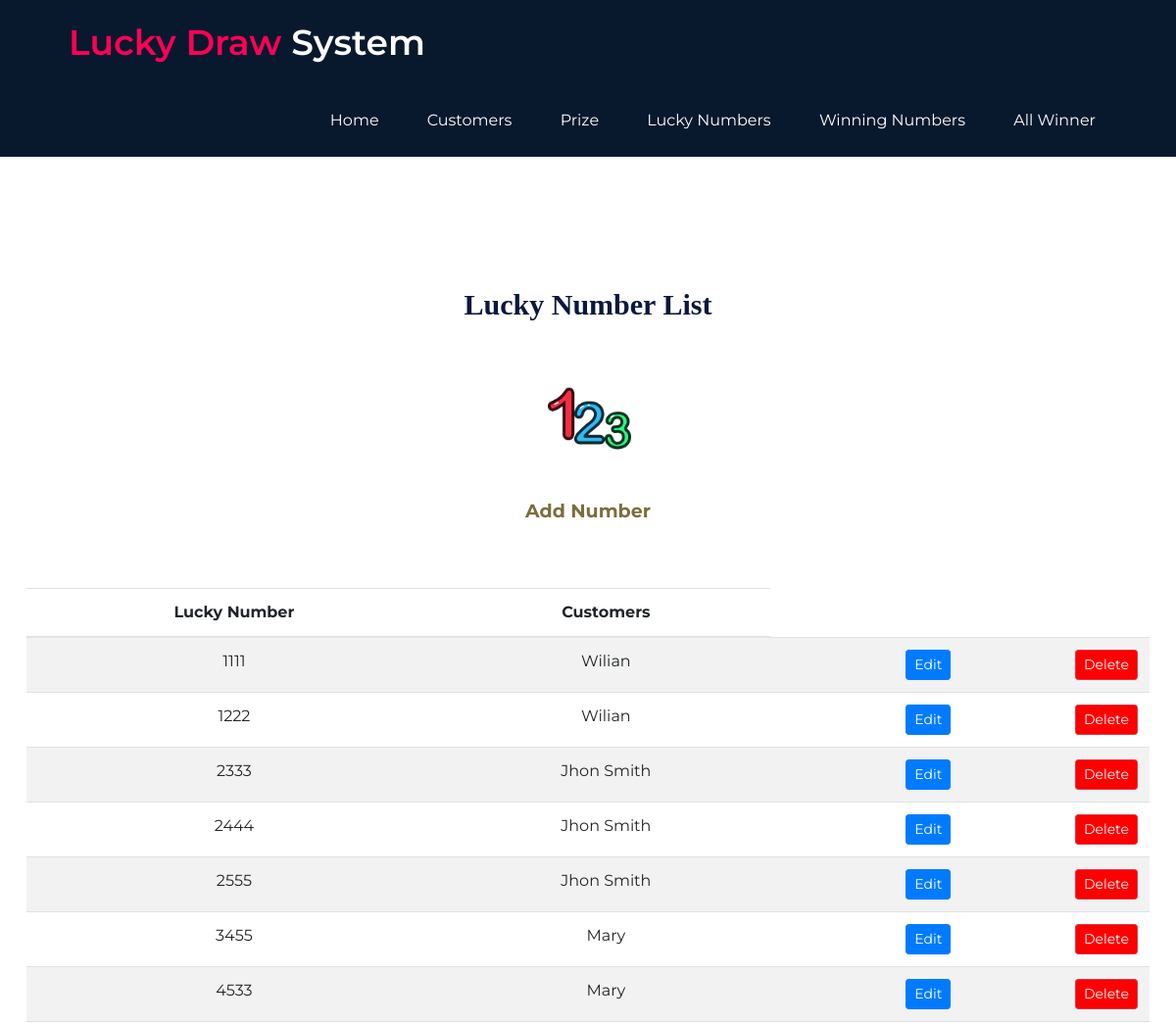
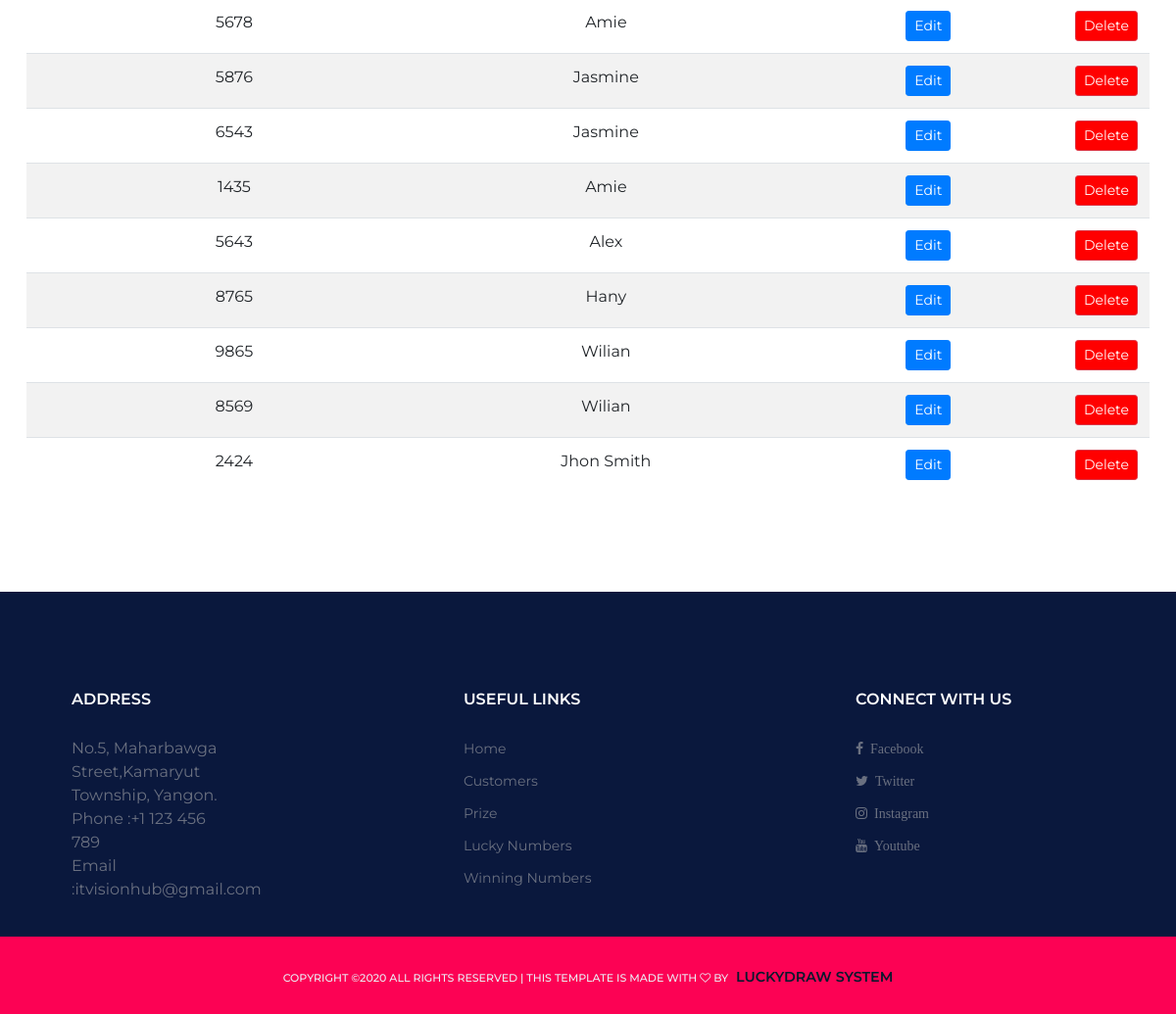
Screenshot of /luckynumber_list.php with the database file from the repository (2 pictures, top to bottom).
### tables this page shows
CREATE TABLE `lucky_numbers` (
  `id` int(11) NOT NULL,
  `lucky_number` int(11) NOT NULL,
  `customer_id` int(11) NOT NULL
);

CREATE TABLE `customers` (
  `id` int(11) NOT NULL,
  `name` varchar(255) NOT NULL,
  `email` varchar(255) NOT NULL,
  `ph_no` varchar(255) NOT NULL,
  `created_date` datetime DEFAULT NULL,
  `updated_date` datetime DEFAULT NULL
);

### inc/functions.php (called while the page is built, shortened)
<?php
function get_luckynumber_list(){
    include 'inc/connection.php';
    try{
        $sql = 'SELECT lucky_numbers.id,lucky_numbers.lucky_number,customers.name as customer_name FROM lucky_numbers INNER JOIN customers ON lucky_numbers.customer_id = customers.id';
        $stmt = $conn->query($sql);
        $stmt->execute();
        $result = $stmt->fetchAll(PDO::FETCH_ASSOC);
        return $result;
    }
    catch(Exception $e){
        echo "Error!:" . $e->getMessage() . "</br>";
        return array();
    }
}

### luckynumber_list.php (the view, shortened to what this page needs)
<?php
include "inc/header.php";
include "inc/functions.php";
?>
<section class="main_section">
    <div class="container">
        <div class="row hero-section">
            <div class="col-md-12 text-center fix">
                <h3 class="add-project mb-4">Lucky Number List</h3>
                <a href="lucky_number.php" class="action_link">
                    <div class="action_icon">
                    <img src="img/iconfinder_number_123_1_1553071.png" alt="project list icon" class="img-fluid mb-2">
                       Add Number
                    </div>
                </a>
                <table class="table table-striped">
                    <thead>
                        <tr>
                        <th scope="col">Lucky Number</th>
                        <th scope="col">Customers</th>
                        </tr>
                    </thead>
                    <tbody>
                        <?php
                        foreach (get_luckynumber_list() as $item) {
                            echo "<tr>";
                            echo "<td>". $item['lucky_number']. "</td>";
                            echo "<td>". $item['customer_name']. "</td>";
                            echo "<td><a class='btn btn-primary btn-sm' href='lucky_number.php?id=" . $item['id'] . "'>Edit</a>";
                            echo "<form method='post' action='luckynumber_list.php' class='d-inline float-right' onsubmit=\"return confirm('Are you sure you want to delete this project?');\">";
                            echo "<input type='submit' class='btn btn-danger btn-sm' value='Delete'>";
                            echo "</form>";
                            echo "</td>";
                            echo "</tr>";
                        }
                    ?>
                    </tbody>
    </table>
            </div>
        </div>
    </div>
</section>
<?php
include "inc/footer.php";
?>

### css/style.css (style rules this page uses)
html, body { height: 100%; font-family: "Montserrat", sans-serif; -webkit-font-smoothing: antialiased; font-smoothing: antialiased; }
h1, h2, h3, h4, h5, h6 { margin: 0; color: #0a183d; font-weight: 600; line-height: 1; }
h3 { font-size: 30px; }
img { max-width: 100%; }
.text-white h1, .text-white h2, .text-white h3, .text-white h4, .text-white h5, .text-white h6, .text-white p, .text-white span, .text-white li, .text-white a, { color: #fff; }
.hero-section { padding-top: 86px; overflow: hidden; }
h3 { font-family: "Times New Roman", Times, serif; }
.mb-4 { margin-top: 30px; }
.btn-danger { background: red !important; }
.action_icon { width: 150px; height: 150px; border-radius: 50%; margin: 0 auto; }
.action_link { text-decoration: none !important; font-size: 19px; font-weight: bold; color: #7c6d3d !important; }
.action_icon img { width: 100%; padding: 28px; }
.table { margin-top: 100px; }

### css/responsive.css (style rules this page uses)
@media (min-width: 1200px) { .container { max-width: 1176px; padding: 120px 0 86px; } }
@media only screen and (min-width: 992px) and (max-width: 1340px) { .fix { padding-top: 60px !important; } }

### rows the page displays
lucky_numbers: lucky_number "1111", customer.name "Wilian"
lucky_numbers: lucky_number "1222", customer.name "Wilian"
lucky_numbers: lucky_number "2333", customer.name "Jhon Smith"
lucky_numbers: lucky_number "2444", customer.name "Jhon Smith"
lucky_numbers: lucky_number "2555", customer.name "Jhon Smith"
lucky_numbers: lucky_number "3455", customer.name "Mary"
lucky_numbers: lucky_number "4533", customer.name "Mary"
lucky_numbers: lucky_number "5678", customer.name "Amie"
lucky_numbers: lucky_number "5876", customer.name "Jasmine"
lucky_numbers: lucky_number "6543", customer.name "Jasmine"
lucky_numbers: lucky_number "1435", customer.name "Amie"
lucky_numbers: lucky_number "5643", customer.name "Alex"
lucky_numbers: lucky_number "8765", customer.name "Hany"
lucky_numbers: lucky_number "9865", customer.name "Wilian"
lucky_numbers: lucky_number "8569", customer.name "Wilian"
lucky_numbers: lucky_number "2424", customer.name "Jhon Smith"
